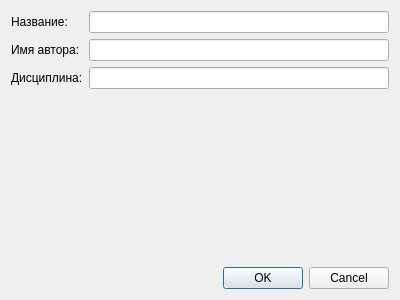
<?xml version="1.0" encoding="UTF-8"?>
<ui version="4.0">
 <class>AddSchoolBookDialog</class>
 <widget class="QDialog" name="AddSchoolBookDialog">
  <property name="geometry">
   <rect>
    <x>0</x>
    <y>0</y>
    <width>400</width>
    <height>300</height>
   </rect>
  </property>
  <property name="windowTitle">
   <string>Dialog</string>
  </property>
  <layout class="QVBoxLayout" name="verticalLayout_5">
   <item>
    <layout class="QHBoxLayout" name="horizontalLayout_2">
     <item>
      <layout class="QVBoxLayout" name="verticalLayout_4">
       <item>
        <widget class="QLabel" name="label_3">
         <property name="text">
          <string>Название:</string>
         </property>
        </widget>
       </item>
       <item>
        <widget class="QLabel" name="label_4">
         <property name="text">
          <string>Имя автора:</string>
         </property>
        </widget>
       </item>
       <item>
        <widget class="QLabel" name="label_5">
         <property name="text">
          <string>Дисциплина:</string>
         </property>
        </widget>
       </item>
      </layout>
     </item>
     <item>
      <layout class="QVBoxLayout" name="verticalLayout_3">
       <item>
        <widget class="QLineEdit" name="edtName_2"/>
       </item>
       <item>
        <widget class="QLineEdit" name="edtAutor_2"/>
       </item>
       <item>
        <widget class="QLineEdit" name="edtSubject"/>
       </item>
      </layout>
     </item>
    </layout>
   </item>
   <item>
    <spacer name="verticalSpacer">
     <property name="orientation">
      <enum>Qt::Vertical</enum>
     </property>
     <property name="sizeHint" stdset="0">
      <size>
       <width>20</width>
       <height>147</height>
      </size>
     </property>
    </spacer>
   </item>
   <item>
    <widget class="QDialogButtonBox" name="buttonBox">
     <property name="orientation">
      <enum>Qt::Horizontal</enum>
     </property>
     <property name="standardButtons">
      <set>QDialogButtonBox::Cancel|QDialogButtonBox::Ok</set>
     </property>
    </widget>
   </item>
  </layout>
 </widget>
 <resources/>
 <connections>
  <connection>
   <sender>buttonBox</sender>
   <signal>accepted()</signal>
   <receiver>AddSchoolBookDialog</receiver>
   <slot>accept()</slot>
   <hints>
    <hint type="sourcelabel">
     <x>248</x>
     <y>254</y>
    </hint>
    <hint type="destinationlabel">
     <x>157</x>
     <y>274</y>
    </hint>
   </hints>
  </connection>
  <connection>
   <sender>buttonBox</sender>
   <signal>rejected()</signal>
   <receiver>AddSchoolBookDialog</receiver>
   <slot>reject()</slot>
   <hints>
    <hint type="sourcelabel">
     <x>316</x>
     <y>260</y>
    </hint>
    <hint type="destinationlabel">
     <x>286</x>
     <y>274</y>
    </hint>
   </hints>
  </connection>
 </connections>
</ui>
